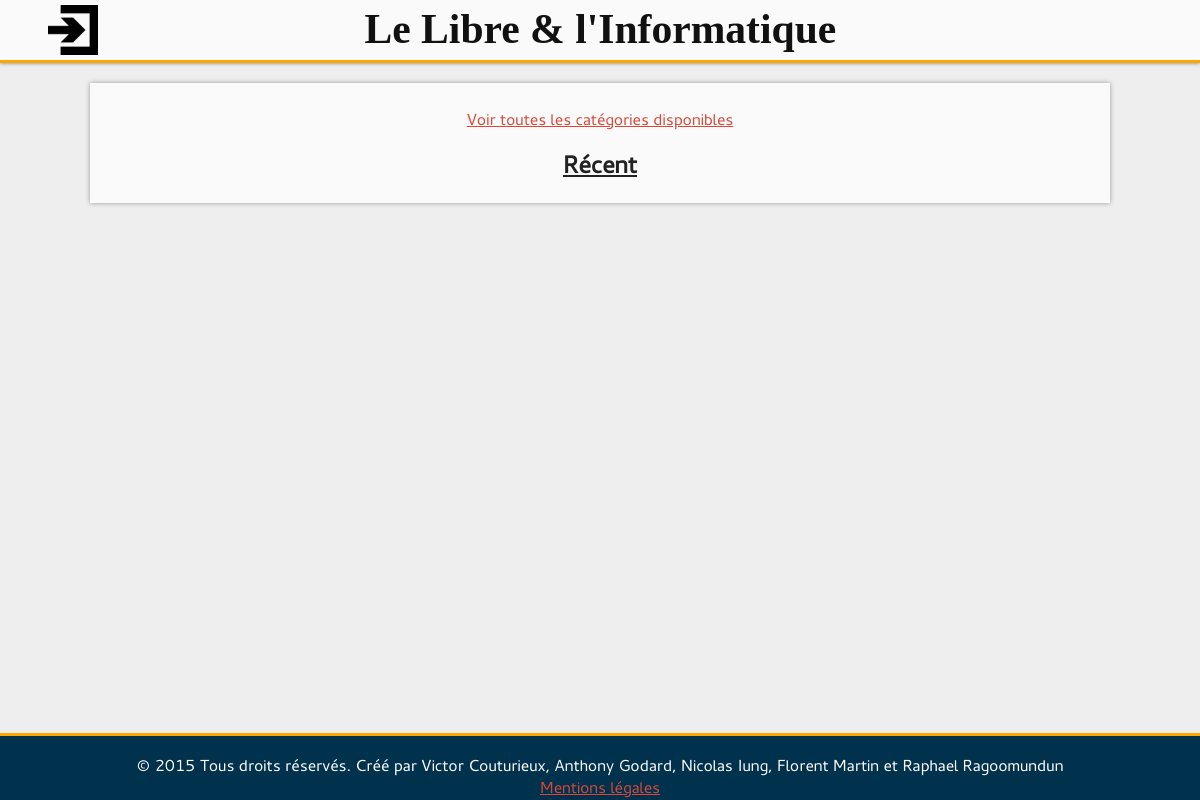
/, run on an earlier commit of the app's database.
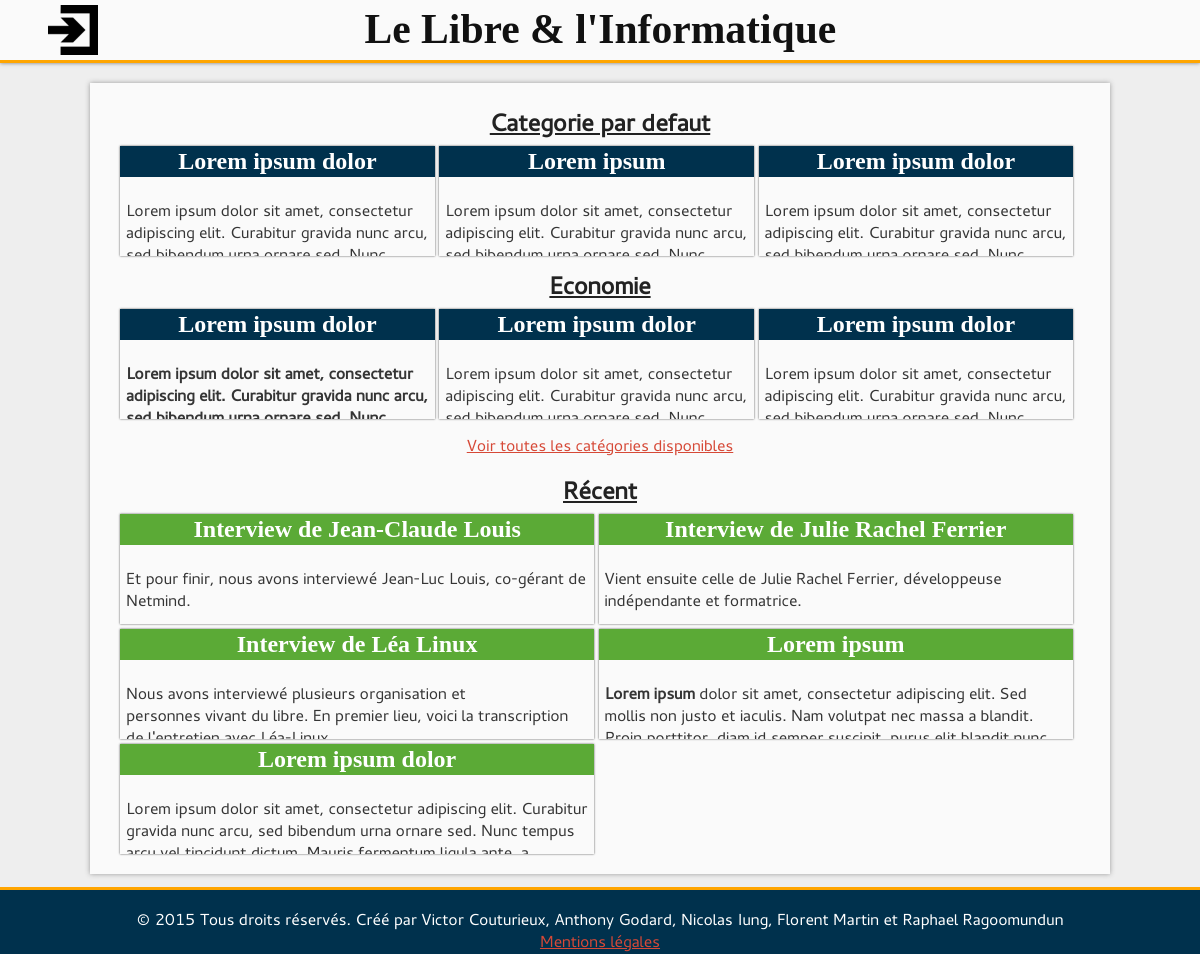
And on a later commit of the database.
### tables this page shows
CREATE TABLE `Categorie` (
  `id_Categorie` int(10) unsigned NOT NULL AUTO_INCREMENT,
  `intitule_Categorie` varchar(255) NOT NULL,
  `description_Categorie` text NOT NULL,
  PRIMARY KEY (`id_Categorie`)
);

CREATE TABLE `Article` (
  `id_Article` int(10) unsigned NOT NULL AUTO_INCREMENT,
  `contenu_Article` text NOT NULL,
  `date_parution_Article` timestamp NOT NULL DEFAULT CURRENT_TIMESTAMP,
  `nom_Article` varchar(255) NOT NULL,
  `Categorie_Article` int(10) unsigned NOT NULL,
  `last_modification_Article` int(10) unsigned NOT NULL,
  `Auteur_Article` int(10) unsigned NOT NULL,
  PRIMARY KEY (`id_Article`,`Categorie_Article`,`last_modification_Article`,`Auteur_Article`),
  KEY `article-categorie-link` (`Categorie_Article`),
  KEY `article-modification-link` (`last_modification_Article`),
  KEY `article-to-author-link` (`Auteur_Article`),
  CONSTRAINT `article-categorie-link` FOREIGN KEY (`Categorie_Article`) REFERENCES `Categorie` (`id_Categorie`),
  CONSTRAINT `article-modification-link` FOREIGN KEY (`last_modification_Article`) REFERENCES `Modification` (`id_Modification`),
  CONSTRAINT `article-to-author-link` FOREIGN KEY (`Auteur_Article`) REFERENCES `Utilisateur` (`id_Utilisateur`)
);

### include/functions.php (called while the page is built, shortened)
<?php
	function connectDB()
	{
		include("config.php");
		$link = new PDO('mysql:host='.$config['mysql']['host'].';port='.$config['mysql']['port'].';dbname='.$config['mysql']['db'].';charset=UTF8;',$config['mysql']['user'],$config['mysql']['password'], array(PDO::ATTR_PERSISTENT=>true));
		return $link;
	}
	function queryDB($req)
	{
		$link = connectDB();
		$que = $link->query($req) or die($req);
		$ret = $que->fetchAll();
		return $ret;
	}

### include/functionCatego.php (called while the page is built, shortened)
<?php
	include_once 'functions.php';
  	function GetCategoryNameByiD($id)
  	{
  		$req = 'SELECT intitule_Categorie
  				FROM Categorie WHERE id_Categorie ='.$id;
  		return queryDB($req)[0]['intitule_Categorie'];
  	}

### include/createTicket.php (called while the page is built, shortened)
<?php
    include_once 'functions.php';
	function getArticleByCategory($id_category)
    {
		$req = 'SELECT id_Article, nom_article, contenu_article
				From Article
				WHERE Categorie_Article = "' . $id_category . '"';
		return queryDB($req);
    }
    function GetLastTenArticle()
    {
    	$req = 'SELECT id_Article, nom_article, contenu_article
                FROM Article
                ORDER BY date_parution_Article DESC LIMIT 0, 10';
    	return queryDB($req);
    }

### include/minArticle.php (the view)
<?php
function displayMinArticle($id, $name, $content, $dir)
{
	$link = $dir . 'article/?id=' . $id;
?>
	<a href="<?php echo $link; ?>" class="pub_link">
		<h2><?php echo $name; ?></h2>
		<p><?php echo html_entity_decode($content); ?></p>
	</a>
<?php
}
?>

### index.php (shortened to what this page needs)
<?php
include_once('include/createTicket.php');
include_once('include/functionCatego.php');
include_once('include/minArticle.php');
function homeMainCategory($id, $dir)
{
?>
	<div class="category">
		<h2><a href="categorie/?id=<?php echo $id; ?>"><?php echo GetCategoryNameByiD($id);?></a></h2>
	<?php
	$postList = getArticleByCategory($id);
	if(count($postList) < 3)
	{
		$nb = count($postList);
	}else
	{
		$nb = 3;
	}
	for($i = 0; $i < $nb; $i++):
		displayMinArticle($postList[$i]['id_Article'], $postList[$i]['nom_article'], $postList[$i]['contenu_article'], $dir);
	endfor;
	?>
	</div>
<?php
}
function homeMain($dir)
{
?>
	<div id="home_main">
		<?php
		$ListCategoID = categoryIdList();
		$tmp = array();
		foreach ($ListCategoID as $value)
		{
			array_push($tmp, $value['id_Categorie']);
		}
		$ListCategoID = $tmp;
		foreach ($ListCategoID as $id)
		{
			homeMainCategory($id, $dir);
		}?>
		<a href="categorie/liste.php">Voir toutes les catégories disponibles</a>
	</div>
<?php
}
function homeLastPost($dir)
{
?>
	<div id="recent_post">
		<h2><a href="recents/">Récent</a></h2>
		<?php
		$lastArticle = GetLastTenArticle();
		if(count($lastArticle) < 5)
		{
			$nb = count($lastArticle);
		}else
		{
			$nb = 5;
		}
		for($i = 0; $i < $nb; $i++):
			displayMinArticle($lastArticle[$i]['id_Article'], $lastArticle[$i]['nom_article'], $lastArticle[$i]['contenu_article'], $dir);
		endfor;
		?>
	</div>
<?php
}
?>
<!DOCTYPE html>
<html lang="fr">
	<head>
		<link rel="stylesheet" href="style/base.css">
		<link rel="stylesheet" href="style/minArticle.css">
		<link rel="stylesheet" href="style/home.css">
		<link rel="stylesheet" href="style/input.css">
	</head>
	<body>
		<div id="container">
			<?php require('include/head.php') ;?>
			<div id="main">
				<section>
					<?php
					homeMain($dir);
					homeLastPost($dir);
					?>
				</section>
			</div>
		<?php
		require('include/foot.php');
		?>
		</div>
	</body>
</html>

What changed in the data, as far as the page shows it:
added categorie: intitule_Categorie "Categorie par defaut", article.nom_Article "Lorem ipsum", article.contenu_Article "Lorem ipsum dolor sit amet, consectetur adipiscing elit. Curabitur gravida nunc arcu,…"
added article: nom_Article "Lorem ipsum dolor", contenu_Article "Lorem ipsum dolor sit amet, consectetur adipiscing elit. Curabitur gravida nunc arcu,…", shown under "Categorie par defaut"
added article: nom_Article "Lorem ipsum dolor", shown under "Categorie par defaut"
added article: contenu_Article "Lorem ipsum dolor sit amet, consectetur adipiscing elit. Curabitur gravida nunc arcu,…"
added categorie: intitule_Categorie "Economie", article.nom_Article "Lorem ipsum dolor", article.contenu_Article "Lorem ipsum dolor sit amet, consectetur adipiscing elit. Curabitur gravida nunc arcu,…"
added article: nom_Article "Lorem ipsum dolor", contenu_Article "Lorem ipsum dolor sit amet, consectetur adipiscing elit. Curabitur gravida nunc arcu,…", shown under "Economie"
added article: nom_Article "Lorem ipsum dolor", shown under "Economie"
added article: contenu_Article "Lorem ipsum dolor sit amet, consectetur adipiscing elit. Curabitur gravida nunc arcu,…"
added article: nom_Article "Interview de Jean-Claude Louis", contenu_Article "Et pour finir, nous avons interviewé Jean-Luc Louis, co-gérant de Netmind.", shown under "Récent"
added article: nom_Article "Interview de Julie Rachel Ferrier", contenu_Article "Vient ensuite celle de Julie Rachel Ferrier, développeuse indépendante et formatrice.", shown under "Récent"
added article: nom_Article "Interview de Léa Linux", contenu_Article "Nous avons interviewé plusieurs organisation et personnes vivant du libre. En premier lieu, voici la transcription…", shown under "Récent"
added article: nom_Article "Lorem ipsum", contenu_Article "Lorem ipsum dolor sit amet, consectetur adipiscing elit. Sed mollis non justo et iaculis. Nam volutpat nec massa a blandit.…", shown under "Récent"
added article: nom_Article "Lorem ipsum dolor", contenu_Article "Lorem ipsum dolor sit amet, consectetur adipiscing elit. Curabitur gravida nunc arcu, sed bibendum urna ornare sed. Nunc tempus…", shown under "Récent"
